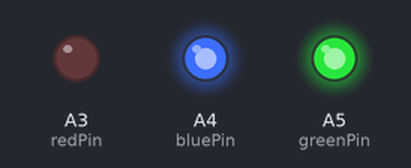
Simulated run of this sketch. Board: Arduino Uno, built with avr-gcc and run on an emulated ATmega328P. Parts: output pins drawn as LEDs (lit = HIGH).

Above: at 1.0 s.
At 2.5 s:
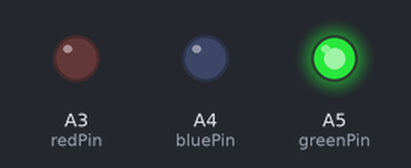
At 3.5 s:
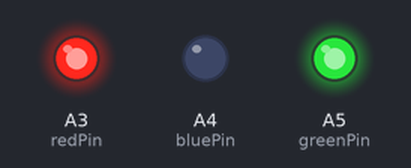
At 4.5 s:
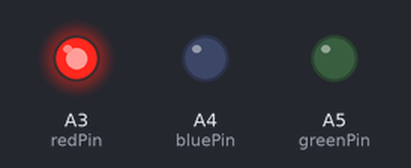
At 5.5 s:
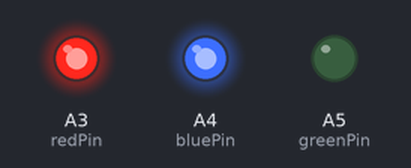
At 6.5 s:
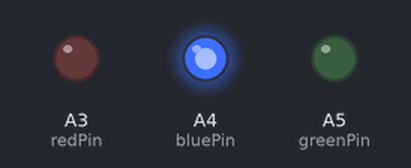
Timing chart, 0 to 7.8 s (numbered marks = the images above):
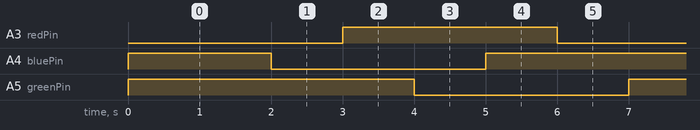

Measured:
- by itself, A3 (redPin), A4 (bluePin), A5 (greenPin): alternates HIGH for 3.0 s and LOW for 3.0 s
- by itself, everything shown: repeats every 6.0 s, in 6 steps

The sketch:

ledBlink_nonBlock.ino
```cpp
#define redPin A3
#define bluePin A4
#define greenPin A5

unsigned long lightTimer;
long lightInterval = 1000;


void setup() {
  pinMode(redPin, OUTPUT);
  pinMode(bluePin, OUTPUT);
  pinMode(greenPin, OUTPUT);
  digitalWrite(redPin, HIGH);
  digitalWrite(bluePin, HIGH);
  digitalWrite(greenPin, HIGH);
}

void loop() {
  blinken();
}

void blinken() {
  int steps = 6;
  if (millis()%(lightInterval*steps) >= lightInterval*(steps-1)) digitalWrite(bluePin, HIGH);       // blue off
  else if (millis()%(lightInterval*steps) >= lightInterval*(steps-2)) digitalWrite(greenPin, LOW);  // green on
  else if (millis()%(lightInterval*steps) >= lightInterval*(steps-3)) digitalWrite(redPin, HIGH);   // red off
  else if (millis()%(lightInterval*steps) >= lightInterval*(steps-4)) digitalWrite(bluePin, LOW);   // blue on
  else if (millis()%(lightInterval*steps) >= lightInterval*(steps-5)) digitalWrite(greenPin, HIGH); // green off
  else if (millis()%(lightInterval*steps) >= lightInterval*(steps-6)) digitalWrite(redPin, LOW);    // red on
}
```
